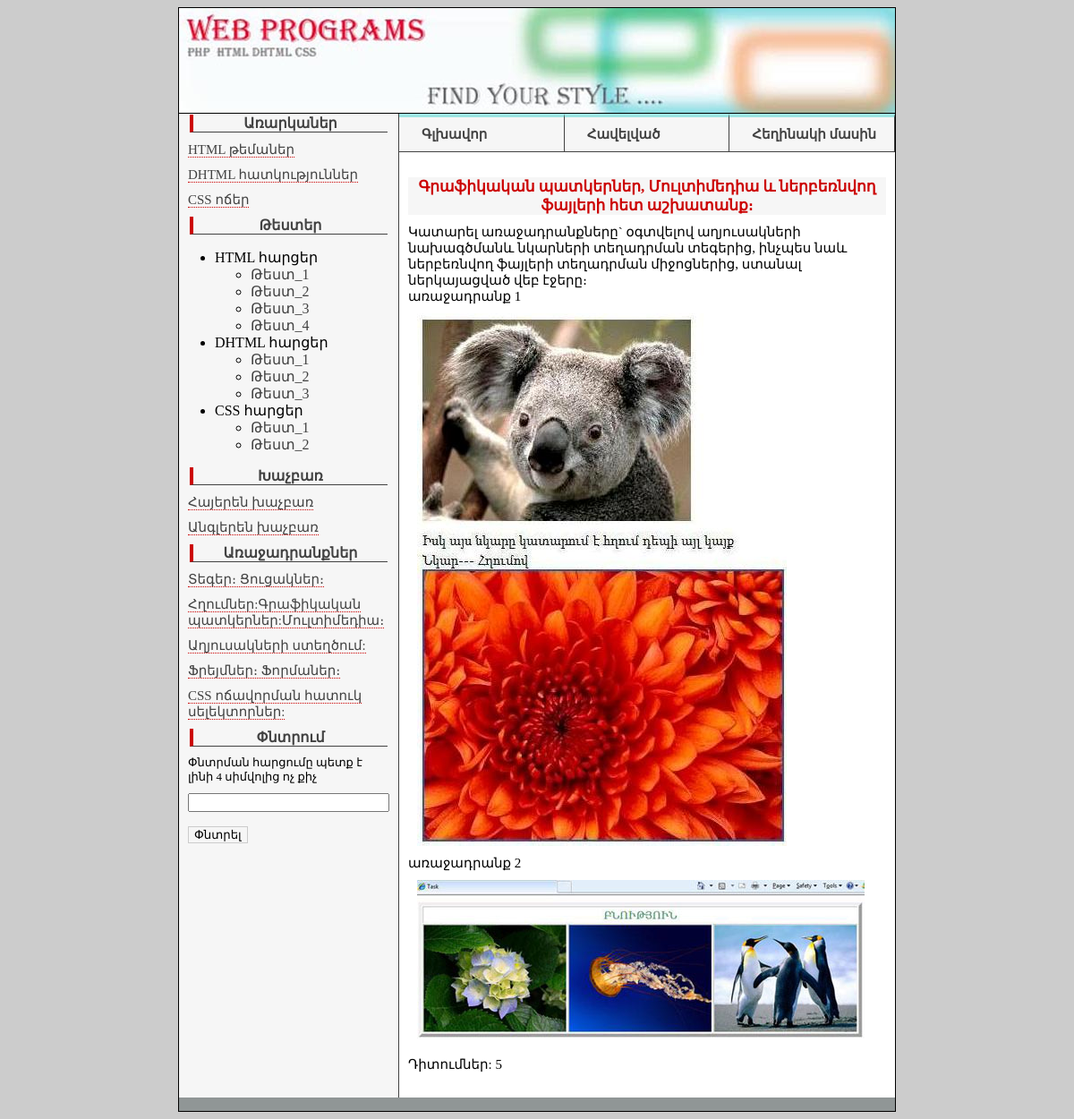
The app's page /labs.php?id=2 with its own data.
### tables this page shows
CREATE TABLE `lessons` (
  `id` int(2) NOT NULL auto_increment,
  `title` varchar(255) NOT NULL default '',
  `text` text NOT NULL,
  PRIMARY KEY  (`id`)
) TYPE=MyISAM AUTO_INCREMENT=4;

CREATE TABLE `laber` (
  `id` int(2) NOT NULL auto_increment,
  `title` text NOT NULL,
  PRIMARY KEY  (`id`)
) TYPE=MyISAM AUTO_INCREMENT=6;

CREATE TABLE `text` (
  `id` int(2) NOT NULL auto_increment,
  `title` text NOT NULL,
  `text` text NOT NULL,
  `view` int(7) NOT NULL default '0',
  PRIMARY KEY  (`id`)
) TYPE=MyISAM AUTO_INCREMENT=6;

### blocks/left.php (the view, shortened to what this page needs)
<div class="left_title">Առարկաներ</div>
<?
$result2 = mysql_query("SELECT  * FROM lessons ",$db);
if(mysql_num_rows($result2)>0)
{
$myrow2=mysql_fetch_array($result2);
do
{
printf("<p><a  class='left_link' href='lessons.php?les=%s'>%s</a></p>",$myrow2["id"],$myrow2["title"]);
}
while($myrow2=mysql_fetch_array($result2));
}
else
{
echo "<p>Ինֆորմացիան աղյուսակում բացակայում է</p>";
exit();
}
?>
<div  class="left_title">Թեստեր</div>
<ul>
<li class="left_li" >HTML   հարցեր
<ul>
<li  class="left_li"><a   href="test_1.php" >Թեստ_1</a>
<li  class="left_li"><a   href="test_2.php">Թեստ_2</a>
<li  class="left_li"><a   href="test_3.php" >Թեստ_3</a>
<li  class="left_li"><a   href="test_4.php">Թեստ_4</a>
</ul>
<li  class="left_li" >  DHTML   հարցեր
<ul>
<li  class="left_li" ><a   href="test_5.php" >Թեստ_1</a>
<li  class="left_li"><a   href="test_6.php">Թեստ_2</a>
<li  class="left_li"><a   href="test_7.php" >Թեստ_3</a>
</ul>
<li  class="left_li" > CSS   հարցեր
<ul>
<li  class="left_li" ><a   href="test_8.php" >Թեստ_1</a>
<li  class="left_li"><a   href="test_9.php">Թեստ_2</a>
</ul>
</ul>
<div  class="left_title">Խաչբառ</div>
<p><a  class="left_link" href="xach2.php" > Հայերեն խաչբառ</a></p>
<p><a  class="left_link" href="xach1.php" > Անգլերեն խաչբառ</a></p>
<div class="left_title">Առաջադրանքներ</div>
<?
$result2 = mysql_query("SELECT  * FROM laber ",$db);
if(mysql_num_rows($result2)>0)
{
$myrow2=mysql_fetch_array($result2);
do
{
printf("<p><a  class='left_link' href='labs.php?id=%s'>%s</a></p>",$myrow2["id"],$myrow2["title"]);
}
while($myrow2=mysql_fetch_array($result2));
}
else
{
echo "<p>Ինֆորմացիան աղյուսակում բացակայում է</p>";
exit();
}
?>
<div class="left_title">Փնտրում</div>
<form action="search.php" method="post" name="form_s">
<p class="search_t">Փնտրման հարցումը պետք է լինի 4 սիմվոլից ոչ քիչ</p>
<p><input name="search" type="text" size="25" maxlength="40">
<br>
<p><input class="search_b" name="submit_s" type="submit" value="Փնտրել"></p>
<br>

### labs.php (shortened to what this page needs)
<?php
  include("blocks/bd.php");
  if (isset($_GET['id']))  {$id=$_GET['id'];}
$result = mysql_query("SELECT *FROM text WHERE id='$id'",$db);
if(mysql_num_rows($result)>0)
{
$myrow=mysql_fetch_array($result);
}
else
{
echo "<p>Ինֆորմացիան աղյուսակում բացակայում է</p>";
exit();
}
?>
<html >
<head>
<link href="style.css" rel="stylesheet" type="text/css" />
</head>
<body>
<table width="800" border="0" align="center" cellpadding="0" cellspacing="0" bgcolor="#FFFFFF" class="main_border">
 <?  include("blocks/header.php");  ?>
   <tr>
    <td valign="top"><table width="100%" border="0" cellspacing="0" cellpadding="0">
      <tr>
<td width="200px" valign="top" class="left">
	<? include("blocks/left.php");  ?>
</td>
	<td valign="top">
<table width="100%" border="0" cellpadding="0" cellspacing="0" valign="top">
<tr>
<td  width='25%' class='top_t'>
<p><b><a href="index.php"> Գլխավոր</a></b></p>
</td>
<td  width='25%' class='top_t'>
<p><b><a href="havel.php">  Հավելված</a></b></p>
</td>
<td   width='25%' class='top_t'>
<p><b><a href="about.php"> Հեղինակի մասին</a></b></p>
</td>
</tr>
</table>
<br>
  <?php
printf("<p class='havel'>%s</p>%s<p class='view'>Դիտումներ: %s</p>",$myrow["title"],$myrow["text"],$myrow["view"]);
  ?>
  <br>
	</td>
    </tr>
  </table>
    </td>
 </tr>
<? include("blocks/footer.php");?>
</table>
</body>
</html>

### style.css (style rules this page uses)
.main_border { border:1px solid #000000; }
body { background-color:#CCCCCC; font-family:Arial Armenian; font-size:16px; }
.left { background-color:#f6f6f6; border-right:1px solid #424242; }
p { font-family:Arial Armenian; font-size:15px; margin:10px; }
p a { color:#424242; text-decoration: none; }
p img { margin:10px; }
.left_title { margin-top :1px; margin-left : 5%; margin-right :5%; font-weight: bold; text-align: center; color:#424242; border-left:4px solid #cc0000; border-bottom:1px solid #424242; }
.left_link { color:#424242; font-size:15px; margin-top:10px; margin-bottom:10px; border-bottom-width: thin; border-bottom-style: dotted; border-bottom-color: #cc0000; }
.left_li a { color:#424242; text-decoration: none; }
.top_t { border-bottom:1px solid #424242; border-top:4px solid #9DE5E2; border-right :1px solid #424242; background-color:#f6f6f6; font-family:Arial Armenian; font-size:16px; margin:15px; background-image:url(img/next.gif); background-position:left; background-repeat:no-repeat; padding-left:15px; }
.top_t a { color:#424242; text-decoration: none; }
.havel { font-size:17px; font-weight:bold; color:#cc0000; text-align:center; background-color: #f6f6f6; }
.search_t { font-size:13px; }
.search_b { border:1px solid #cccccc; background-color:#f6f6f6; margin-top:6px; }

### records on screen
lessons: title "HTML թեմաներ"
lessons: title "DHTML հատկություններ"
lessons: title "CSS ոճեր"
laber: title "Տեգեր։ Ցուցակներ։"
laber: title "Հղումներ:Գրաֆիկական պատկերներ:Մուլտիմեդիա։"
laber: title "Աղյուսակների ստեղծում:"
laber: title "Ֆրեյմներ։ Ֆորմաներ։"
laber: title "CSS ոճավորման հատուկ սելեկտորներ:"
text: title "Գրաֆիկական պատկերներ, Մուլտիմեդիա և ներբեռնվող ֆայլերի հետ աշխատանք։", text "Կատարել առաջադրանքները` օգտվելով աղյուսակների նախագծմանև նկարների տեղադրման տեգերից, ինչպես նաև ներբեռնվող ֆայլերի տեղադրման միջոցներից, ստանալ ներկայացված վեբ էջերը։ առաջադրանք 1 առաջադրանք 2", text (picture), view "5"
